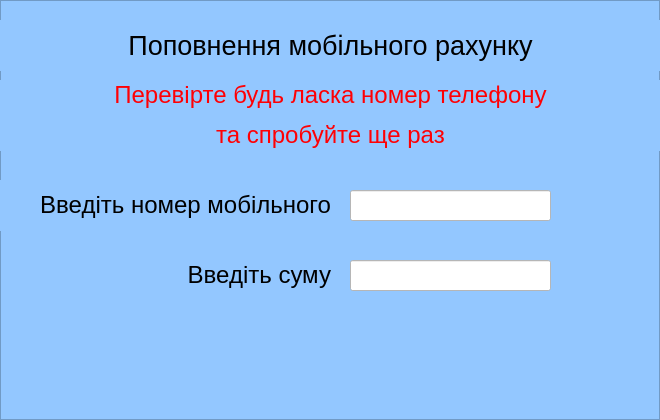
<?xml version="1.0" encoding="UTF-8"?>
<ui version="4.0">
 <class>AddMoneyToMobileAccount</class>
 <widget class="QFrame" name="AddMoneyToMobileAccount">
  <property name="geometry">
   <rect>
    <x>0</x>
    <y>0</y>
    <width>660</width>
    <height>420</height>
   </rect>
  </property>
  <property name="font">
   <font>
    <pointsize>16</pointsize>
   </font>
  </property>
  <property name="windowTitle">
   <string>Frame</string>
  </property>
  <property name="styleSheet">
   <string notr="true">background-color: rgb(147, 199, 255)</string>
  </property>
  <property name="frameShape">
   <enum>QFrame::StyledPanel</enum>
  </property>
  <property name="frameShadow">
   <enum>QFrame::Raised</enum>
  </property>
  <widget class="QLineEdit" name="sum_to_transfer">
   <property name="enabled">
    <bool>true</bool>
   </property>
   <property name="geometry">
    <rect>
     <x>350</x>
     <y>260</y>
     <width>201</width>
     <height>31</height>
    </rect>
   </property>
   <property name="font">
    <font>
     <pointsize>16</pointsize>
    </font>
   </property>
   <property name="autoFillBackground">
    <bool>false</bool>
   </property>
   <property name="styleSheet">
    <string notr="true">background-color: rgb(255, 255, 255)</string>
   </property>
   <property name="text">
    <string/>
   </property>
   <property name="maxLength">
    <number>6</number>
   </property>
  </widget>
  <widget class="QLabel" name="label">
   <property name="geometry">
    <rect>
     <x>0</x>
     <y>180</y>
     <width>331</width>
     <height>51</height>
    </rect>
   </property>
   <property name="text">
    <string>&lt;html&gt;&lt;head/&gt;&lt;body&gt;&lt;p align=&quot;right&quot;&gt;&lt;span style=&quot; font-size:18pt;&quot;&gt;Введіть номер мобільного&lt;/span&gt;&lt;/p&gt;&lt;/body&gt;&lt;/html&gt;</string>
   </property>
   <property name="textFormat">
    <enum>Qt::AutoText</enum>
   </property>
  </widget>
  <widget class="QLabel" name="label_2">
   <property name="geometry">
    <rect>
     <x>30</x>
     <y>250</y>
     <width>301</width>
     <height>51</height>
    </rect>
   </property>
   <property name="text">
    <string>&lt;html&gt;&lt;head/&gt;&lt;body&gt;&lt;p align=&quot;right&quot;&gt;&lt;span style=&quot; font-size:18pt;&quot;&gt;Введіть суму&lt;/span&gt;&lt;/p&gt;&lt;/body&gt;&lt;/html&gt;</string>
   </property>
   <property name="textFormat">
    <enum>Qt::AutoText</enum>
   </property>
  </widget>
  <widget class="QLabel" name="label_3">
   <property name="geometry">
    <rect>
     <x>0</x>
     <y>20</y>
     <width>661</width>
     <height>51</height>
    </rect>
   </property>
   <property name="text">
    <string>&lt;html&gt;&lt;head/&gt;&lt;body&gt;&lt;p align=&quot;center&quot;&gt;&lt;span style=&quot; font-size:20pt;&quot;&gt;Поповнення мобільного рахунку&lt;/span&gt;&lt;/p&gt;&lt;/body&gt;&lt;/html&gt;</string>
   </property>
   <property name="textFormat">
    <enum>Qt::AutoText</enum>
   </property>
  </widget>
  <widget class="QLineEdit" name="mobile_number_line">
   <property name="enabled">
    <bool>true</bool>
   </property>
   <property name="geometry">
    <rect>
     <x>350</x>
     <y>190</y>
     <width>201</width>
     <height>31</height>
    </rect>
   </property>
   <property name="font">
    <font>
     <pointsize>16</pointsize>
    </font>
   </property>
   <property name="autoFillBackground">
    <bool>false</bool>
   </property>
   <property name="styleSheet">
    <string notr="true">background-color: rgb(255, 255, 255)</string>
   </property>
   <property name="text">
    <string/>
   </property>
   <property name="maxLength">
    <number>12</number>
   </property>
  </widget>
  <widget class="QLabel" name="error">
   <property name="enabled">
    <bool>true</bool>
   </property>
   <property name="geometry">
    <rect>
     <x>0</x>
     <y>80</y>
     <width>661</width>
     <height>71</height>
    </rect>
   </property>
   <property name="acceptDrops">
    <bool>false</bool>
   </property>
   <property name="text">
    <string>&lt;html&gt;&lt;head/&gt;&lt;body&gt;&lt;p align=&quot;center&quot;&gt;&lt;span style=&quot; font-size:18pt; color:#ff0004;&quot;&gt;Перевірте будь ласка номер телефону&lt;/span&gt;&lt;/p&gt;&lt;p align=&quot;center&quot;&gt;&lt;span style=&quot; font-size:18pt; color:#ff0004;&quot;&gt;та спробуйте ще раз&lt;/span&gt;&lt;/p&gt;&lt;/body&gt;&lt;/html&gt;</string>
   </property>
   <property name="textFormat">
    <enum>Qt::AutoText</enum>
   </property>
  </widget>
 </widget>
 <resources/>
 <connections/>
</ui>
